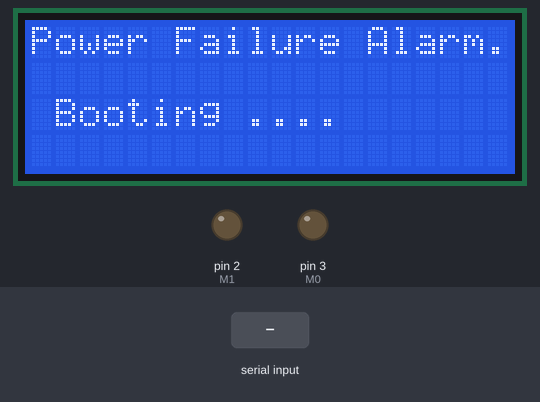
The sketch below on a simulated Arduino Mega 2560, built with avr-gcc and run on an emulated ATmega2560. Parts: 20×4 character LCD, output pins drawn as LEDs (lit = HIGH). The test bench sets the inputs (shaded band). The modem accepts every AT command (registered, SIM ready, sends succeed) and sends nothing else; what the sketch prints to the serial monitor is not drawn.

Above: at 5.2 s.
At 15.3 s:
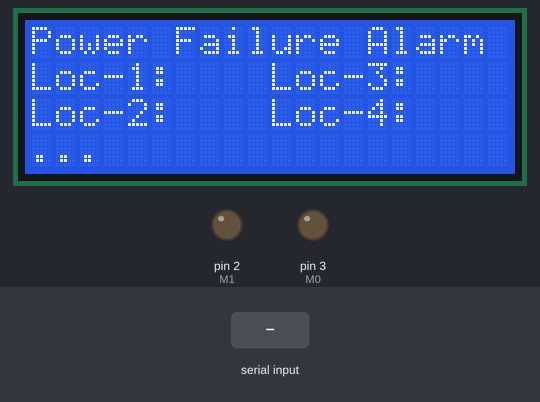
15.4 s: "F" received over Serial
At 16.7 s:
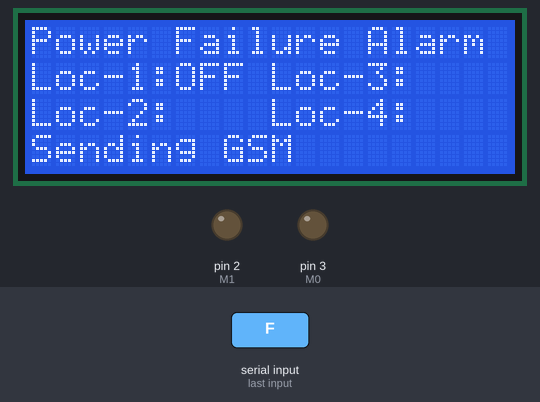
At 24.1 s:
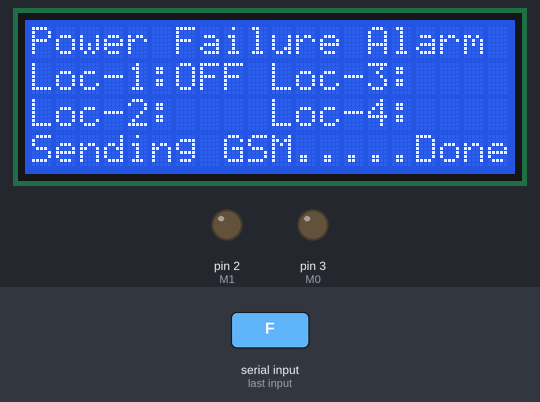
Timing chart, 0 to 25.6 s (numbered marks = the images above; inputs shaded):
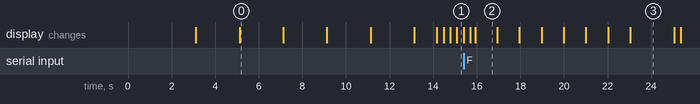

Measured:
- after the input at 15.4 s, the display: first differs from a run without the input after 0.54 s (image 2)

The sketch:

Server-20161229-MEGA2560.ino
```cpp
#include <Wire.h>
#include <LiquidCrystal_I2C.h>
LiquidCrystal_I2C lcd(0x3F, 20, 4);
char Receive;//射频无线串口接收到的字符变量定义为“Receive”
const int M1 = 2;//射频无线串口M1接口
const int M0 = 3;//射频无线串口M0接口
const int DelayTime = 500;//程序消抖延迟时间
const int delayGSM = 1000;//发短信用延迟时间
const int LedDelayTime = 1000; // LCD液晶屏延迟时间
boolean SendGSM;//定义布尔类型变量“SendGSM”
void GSMOFF() {//断电报警函数
  lcd.setCursor( 0, 3 );
  lcd.printstr( "Sending GSM" );
  Serial1.println("AT");
  delay(delayGSM);
  lcd.setCursor( 0, 3 );
  lcd.printstr( "Sending GSM." );
  Serial1.println("AT+CMGF=1");
  delay(delayGSM);
  lcd.setCursor( 0, 3 );
  lcd.printstr( "Sending GSM.." );
  Serial1.println("AT+CSMP=17,167,2,25");
  delay(delayGSM);
  lcd.setCursor( 0, 3 );
  lcd.printstr( "Sending GSM..." );
  Serial1.println("AT+CSCS=\"UCS2\"");
  delay(delayGSM);
  lcd.setCursor( 0, 3 );
  lcd.printstr( "Sending GSM...." );
  Serial1.println("AT+CMGS=\"00310033003800300034003600360039003300390036\"");//改成需要接收报警的手机号码
  delay(delayGSM);
  lcd.setCursor( 0, 3 );
  lcd.printstr( "Sending GSM....." );
  Serial1.println("76D189C670B965AD7535FF0C4F4D7F6EFF1A4E09538267D077FF67D0961F67D04E95");//监视点断电，位置：三厂某矿某队某井
  delay(delayGSM);
  lcd.setCursor( 0, 3 );
  lcd.printstr( "Sending GSM......." );
  Serial1.println((char)26);
  delay(delayGSM);
  lcd.setCursor( 0, 3 );
  lcd.printstr( "Sending GSM.....Done" );
  delay(delayGSM * 2);
  lcd.setCursor( 0, 3 );
  lcd.printstr( "                    " );
}
void GSMON() {//恢复供电短信函数
  Serial1.println("AT");
  delay(delayGSM);
  lcd.setCursor( 0, 3 );
  lcd.printstr( "Sending GSM." );
  Serial1.println("AT+CMGF=1");
  delay(delayGSM);
  lcd.setCursor( 0, 3 );
  lcd.printstr( "Sending GSM.." );
  Serial1.println("AT+CSMP=17,167,2,25");
  delay(delayGSM);
  lcd.setCursor( 0, 3 );
  lcd.printstr( "Sending GSM..." );
  Serial1.println("AT+CSCS=\"UCS2\"");
  delay(delayGSM);
  lcd.setCursor( 0, 3 );
  lcd.printstr( "Sending GSM...." );
  Serial1.println("AT+CMGS=\"00310033003800300034003600360039003300390036\"");
  delay(delayGSM);
  lcd.setCursor( 0, 3 );
  lcd.printstr( "Sending GSM....." );
  Serial1.println("4F9B75355DF26062590D");//供电已恢复
  delay(delayGSM);
  lcd.setCursor( 0, 3 );
  lcd.printstr( "Sending GSM......." );
  Serial1.println((char)26);
  delay(delayGSM);
  lcd.setCursor( 0, 3 );
  lcd.printstr( "Sending GSM.....Done" );
  delay(delayGSM * 2);
  lcd.setCursor( 0, 3 );
  lcd.printstr( "                    " );
}
void setup() {//初始化设备
  lcd.init();
  lcd.backlight();
  lcd.setCursor( 0, 1 );
  lcd.printstr( "Power Failure Alarm." );
  delay( LedDelayTime * 3 );
  lcd.clear();
  lcd.setCursor( 0, 0 );
  lcd.printstr( "Power Failure Alarm." );
  lcd.setCursor( 1, 2 );
  lcd.printstr( "Booting" );
  for ( int Boot = 9; Boot <= 17; Boot += 2 )
  {
    lcd.setCursor( Boot, 2 );
    lcd.printstr( ".." );
    delay(LedDelayTime * 2);
  }
  lcd.clear();
  Serial.begin(9600);//射频无线串口TTL波特率
  Serial1.begin(119400);//GSM软串口TTL波特率
  pinMode(M0, OUTPUT);//定义M0口为输出
  pinMode(M1, OUTPUT);//定义M1口为输出
  pinMode(M1, HIGH);//射频无线串口M1接口，高电位
  pinMode(M0, HIGH);//射频无线串口M1接口，高电位
  SendGSM = true;//默认设置为真，可解读为：发送那种属性短信？真=报警，假=消警
  Serial1.println("AT");
  delay(delayGSM);
  Serial1.println("AT");
  lcd.setCursor( 0, 0 );
  lcd.printstr( "Power Failure Alarm " );
  lcd.setCursor( 0, 1 );
  lcd.printstr( "Loc-1:" );
  lcd.setCursor( 0, 2 );
  lcd.printstr( "Loc-2:" );
  lcd.setCursor( 10, 1 );
  lcd.printstr( "Loc-3:" );
  lcd.setCursor( 10, 2 );
  lcd.printstr( "Loc-4:" );
}
void loop() {//主程序
  Receive = Serial.read();//定义Receive的内容为射频无线串口接收到的字符
  if (Receive == 'F' && SendGSM == true ) { //接收到射频无线串口发来的字符是"F"并且SendGSM为真
    lcd.setCursor( 6, 1 );
    lcd.printstr("OFF");//状态更新：停电中
    GSMOFF();//执行断电短信报警函数
    SendGSM = !SendGSM;//重新定义SendGSM为反状态（假"false"）
    Serial.println("OFF AND GSM");//通过射频无线串口发送字符"A"
  } else if (Receive == 'F') { //接收到射频无线串口发来的字符是"F"
    Serial.println("OFF");//通过射频无线串口发送字符"A"
    lcd.setCursor( 6, 1 );
    lcd.printstr("OFF");//状态更新：停电中
  } else if (Receive == 'N' && SendGSM == false )  { //接收到射频无线串口发来的字符是"N"并且SendGSM为假"false"
    lcd.setCursor( 6, 1 );
    lcd.printstr("ON ");//状态更新：通电中
    GSMON();//恢复供电短信函数
    SendGSM = !SendGSM;//重新定义SendGSM为反状态（真"true"）
    Serial.println("ON AND GSM");//"A"
  } else if (Receive == 'N')  { //接收到射频无线串口发来的字符是"N"
    Serial.println("ON ");//"A"
    lcd.setCursor( 6, 1 );
    lcd.printstr("ON ");//状态更新：通电中
  }
  for ( int i = 0; i <= 19; i ++ )//第四行待机动画
  {
    lcd.setCursor( i, 3 );
    lcd.printstr( "." );
    delay(20);
  }
  for ( int i = 0; i <= 19; i ++ )//第四行待机动画
  {
    lcd.setCursor( i, 3 );
    lcd.printstr( " " );
    delay(20);
  }
}
```
